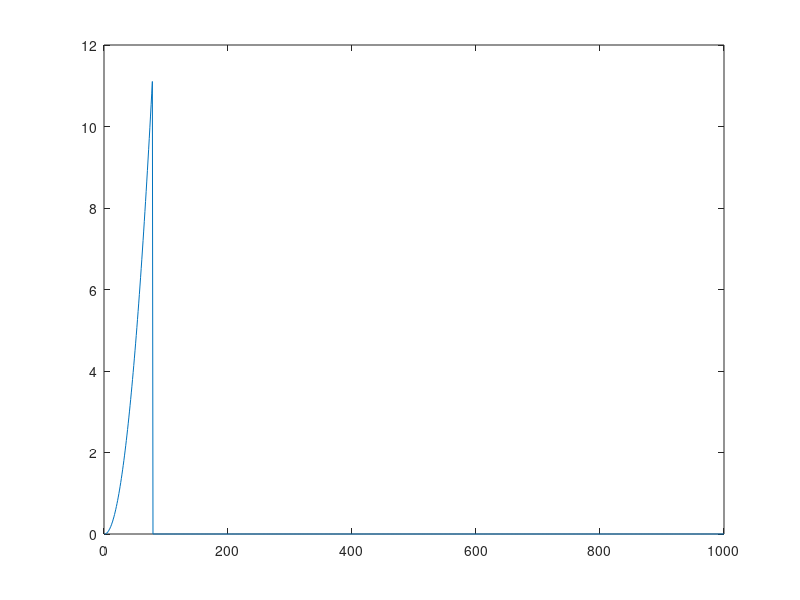

The MATLAB source for this figure:
c= 343;
lx = 0.7;
ly = 1;
f = linspace(0,10000,1000);
Nxy = zeros(size(f));
for ff= 1:length(f)
    Nxy(ff) = pi*lx*ly*f(ff)^2 / (c^2);
    if ff >1
        density = Nxy(ff)-Nxy(ff-1) / (f(2)-f(1));
        if density > 10
            disp("modale density above 10 for f ="+f(ff))
            break
        end
    end
end

figure;
plot(Nxy)
